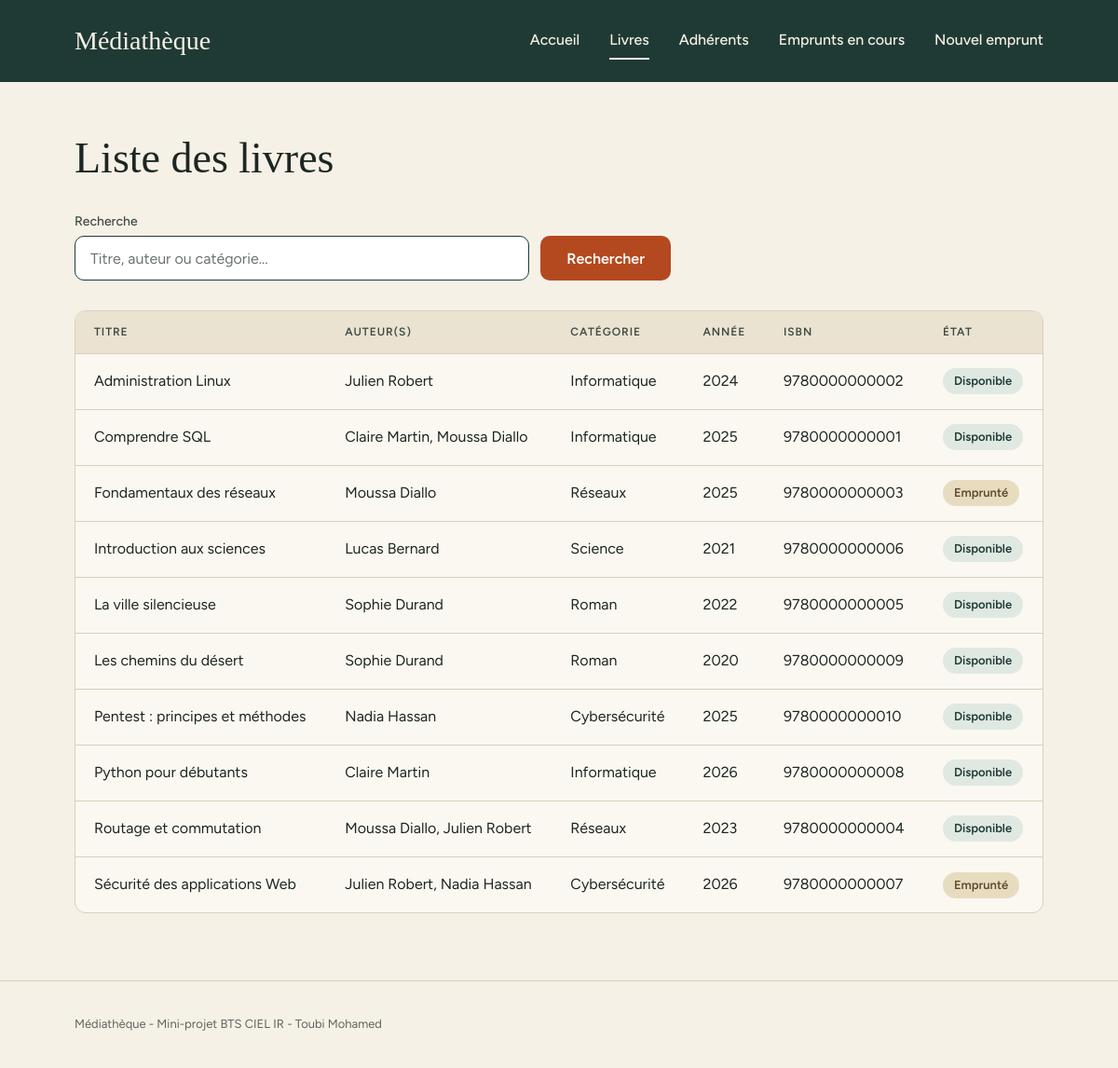
The app's page /livres.php with its own data.
### tables this page shows
CREATE TABLE `livre` (
  `id_livre` int(11) NOT NULL,
  `titre` varchar(200) NOT NULL,
  `isbn` varchar(20) NOT NULL,
  `annee_publication` int(11) DEFAULT NULL,
  `disponible` tinyint(1) NOT NULL DEFAULT 1,
  `id_categorie` int(11) NOT NULL
);

CREATE TABLE `categorie` (
  `id_categorie` int(11) NOT NULL,
  `libelle` varchar(80) NOT NULL
);

### livres.php (the view, shortened to what this page needs)
<?php
require 'config/db.php';
$recherche = '';
$sql = "SELECT livre.id_livre, livre.titre, livre.isbn, livre.annee_publication, livre.disponible,
               categorie.libelle AS nom_categorie
        FROM livre
        JOIN categorie ON categorie.id_categorie = livre.id_categorie
        WHERE livre.titre LIKE :recherche1
           OR categorie.libelle LIKE :recherche2
           OR livre.id_livre IN (
                SELECT livre_auteur.id_livre
                FROM livre_auteur
                JOIN auteur ON auteur.id_auteur = livre_auteur.id_auteur
                WHERE auteur.nom LIKE :recherche3
                   OR auteur.prenom LIKE :recherche4
           )
        ORDER BY livre.titre";
$requete = $pdo->prepare($sql);
$requete->execute([
    ':recherche1' => '%' . $recherche . '%',
    ':recherche2' => '%' . $recherche . '%',
    ':recherche3' => '%' . $recherche . '%',
    ':recherche4' => '%' . $recherche . '%',
]);
$livres = $requete->fetchAll();
$requeteAuteurs = $pdo->prepare(
    "SELECT auteur.nom, auteur.prenom
     FROM auteur
     JOIN livre_auteur ON livre_auteur.id_auteur = auteur.id_auteur
     WHERE livre_auteur.id_livre = :id_livre"
);
require 'includes/header.php';
?>
<h1 class="page-title">Liste des livres</h1>
<form method="get" action="livres.php" class="search-form">
    <div class="field">
        <label for="q" class="field-label">Recherche</label>
        <input type="text" id="q" name="q" class="input" placeholder="Titre, auteur ou catégorie..." value="<?php echo htmlspecialchars($recherche); ?>">
    </div>
    <button type="submit" class="btn">Rechercher</button>
</form>
<?php if (count($livres) === 0): ?>
    <p class="lead">Aucun livre ne correspond à cette recherche.</p>
<?php else: ?>
    <div class="table-wrap">
    <table class="table">
        <thead>
            <tr>
                <th>Titre</th>
                <th>Auteur(s)</th>
                <th>Catégorie</th>
                <th>Année</th>
                <th>ISBN</th>
                <th>État</th>
            </tr>
        </thead>
        <tbody>
            <?php foreach ($livres as $livre): ?>
                <?php
                $requeteAuteurs->execute([':id_livre' => $livre['id_livre']]);
                $auteurs = $requeteAuteurs->fetchAll();
                $listeAuteurs = [];
                foreach ($auteurs as $auteur) {
                    $listeAuteurs[] = $auteur['prenom'] . ' ' . $auteur['nom'];
                }
                $texteAuteurs = implode(', ', $listeAuteurs);
                ?>
                <tr>
                    <td><?php echo htmlspecialchars($livre['titre']); ?></td>
                    <td><?php echo htmlspecialchars($texteAuteurs); ?></td>
                    <td><?php echo htmlspecialchars($livre['nom_categorie']); ?></td>
                    <td><?php echo htmlspecialchars($livre['annee_publication']); ?></td>
                    <td><?php echo htmlspecialchars($livre['isbn']); ?></td>
                    <td>
                        <?php if ($livre['disponible'] == 1): ?>
                            <span class="badge badge-ok">Disponible</span>
                        <?php else: ?>
                            <span class="badge badge-out">Emprunté</span>
                        <?php endif; ?>
                    </td>
                </tr>
            <?php endforeach; ?>
        </tbody>
    </table>
    </div>
<?php endif; ?>
<?php require 'includes/footer.php'; ?>

### assets/style.css (style rules this page uses)
:root { --bg: #f6f1e7; --ink: #1d2622; --soft: #3d4a44; --muted: #5c665f; --green: #1f3a34; --green-2: #2f5a50; --sand: #ebe3d1; --sand-2: #d9c9a3; --rose: #e8b9a1; --line: #d9cfbb; --accent: #b4491f; --accent-dark: #8f3712; --card: #fbf8f1; --white: #ffffff; --late: #f8e6dc; --late-badge: #f3d9cb; --ok: #dfe9e2; --out: #e8dcc0; --out-text: #5a4a2a; --ph: #6b746e; --display: 'Young Serif', Georgia, serif; --body: 'Figtree', system-ui, sans-serif; }
body { margin:0; min-height:100vh; display:flex; flex-direction:column; background:var(--bg); color:var(--ink); font-family:var(--body); font-size:16px; line-height:1.4; }
.page-title { margin:0; font-family:var(--display); font-weight:400; font-size:46px; line-height:1.12; color:var(--ink); }
.search-form { display:flex; align-items:flex-end; gap:12px; max-width:640px; }
.field { display:flex; flex-direction:column; gap:6px; flex:1 1 auto; }
.field-label { font-size:14px; font-weight:500; color:var(--soft); }
.input { width:100%; height:48px; box-sizing:border-box; padding:0 16px; font-family:var(--body); font-size:16px; color:var(--ink); background:var(--white); border:1.5px solid var(--green); border-radius:10px; }
.input::placeholder { color:var(--ph); }
.btn { height:48px; box-sizing:border-box; padding:0 28px; font-family:var(--body); font-size:16px; font-weight:600; color:var(--white); background:var(--accent); border:0; border-radius:10px; cursor:pointer; }
.table-wrap { overflow:hidden; background:var(--card); border:1px solid var(--line); border-radius:12px; }
.table { width:100%; border-collapse:collapse; }
.table th { padding:14px 20px; text-align:left; font-size:12px; font-weight:600; letter-spacing:0.08em; text-transform:uppercase; color:var(--soft); background:var(--sand); }
.table td { height:60px; box-sizing:border-box; padding:0 20px; border-top:1px solid var(--line); font-size:16px; }
.badge { display:inline-flex; align-items:center; height:28px; padding:0 12px; border-radius:999px; font-size:13px; font-weight:600; }
.badge-ok { color:var(--green); background:var(--ok); }
.badge-out { color:var(--out-text); background:var(--out); }

### records on screen
livre: titre "Administration Linux", texteAuteurs "Julien Robert", id_categorie.libelle "Informatique", annee_publication "2024", isbn "9780000000002", disponible "Disponible"
livre: titre "Comprendre SQL", texteAuteurs "Claire Martin, Moussa Diallo", id_categorie.libelle "Informatique", annee_publication "2025", isbn "9780000000001", disponible "Disponible"
livre: titre "Fondamentaux des réseaux", texteAuteurs "Moussa Diallo", id_categorie.libelle "Réseaux", annee_publication "2025", isbn "9780000000003", disponible "Emprunté"
livre: titre "Introduction aux sciences", texteAuteurs "Lucas Bernard", id_categorie.libelle "Science", annee_publication "2021", isbn "9780000000006", disponible "Disponible"
livre: titre "La ville silencieuse", texteAuteurs "Sophie Durand", id_categorie.libelle "Roman", annee_publication "2022", isbn "9780000000005", disponible "Disponible"
livre: titre "Les chemins du désert", texteAuteurs "Sophie Durand", id_categorie.libelle "Roman", annee_publication "2020", isbn "9780000000009", disponible "Disponible"
livre: titre "Pentest : principes et méthodes", texteAuteurs "Nadia Hassan", id_categorie.libelle "Cybersécurité", annee_publication "2025", isbn "9780000000010", disponible "Disponible"
livre: titre "Python pour débutants", texteAuteurs "Claire Martin", id_categorie.libelle "Informatique", annee_publication "2026", isbn "9780000000008", disponible "Disponible"
livre: titre "Routage et commutation", texteAuteurs "Moussa Diallo, Julien Robert", id_categorie.libelle "Réseaux", annee_publication "2023", isbn "9780000000004", disponible "Disponible"
livre: titre "Sécurité des applications Web", texteAuteurs "Julien Robert, Nadia Hassan", id_categorie.libelle "Cybersécurité", annee_publication "2026", isbn "9780000000007", disponible "Emprunté"
